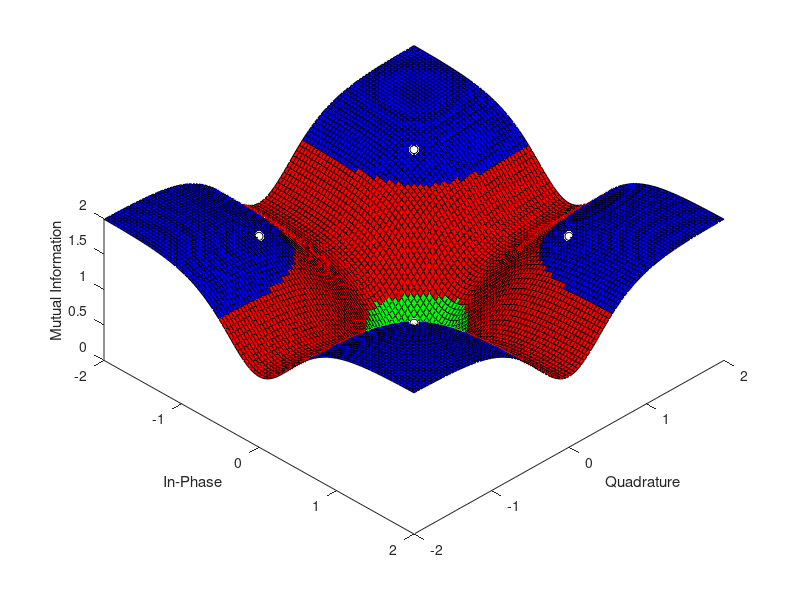

This chart was generated by the following MATLAB code:
%%%%% EQUIVOCATION QUASARS %%%%%
close all; clear all;

% Creates the QPSK symbol locations
a = [1+j -1+j -1-j 1-j];

epsilon = .5;
sigmaSquared = .5;
% for sigmaSquared = .9:.1:1
for re = -50:50         % -50:50 creates a 101 x 101 grid
    for im = -50:50
        x(re+51,im+51) = (re/25) + (im/25)*j;
    end
end
real_x = real(x);
imag_x = imag(x);

fx = zeros(4, 101, 101);
fxSum = zeros(1, 101, 101);
for loop = 1:4
    fx(loop,:,:) = (1/(2*pi*sigmaSquared))*exp((-1/(2*sigmaSquared))*abs((x-1*a(loop)).^2));
    fxSum(1, :,:) = fxSum(1, :,:) + fx(loop,:,:);
end
%fxSum = fxSum/4;

p_a = zeros(4, 101, 101);
for loop = 1:4
    p_a(loop,:,:) = fx(loop,:,:) ./ fxSum;
end

H = zeros(101, 101);
% probOfX = 1 / (101*101);
sumOfProb = zeros(101, 101);
for xCoord = -50:50
    for yCoord = -50:50
        for loop = 1:4
            sumOfProb(xCoord+51,yCoord+51) = sumOfProb(xCoord+51,yCoord+51) + p_a(loop,xCoord+51,yCoord+51)*log2(p_a(loop,xCoord+51,yCoord+51));
        end
        H((xCoord+51), (yCoord+51)) = -(sumOfProb(xCoord+51, yCoord+51));
    end
end


%%%%% Plot Equivocation
% figure();
% hold on
% plot(a,'o', 'MarkerFaceColor', 'white', 'Color', 'black'); % Need to fix where this plots on the z axis
% surface(real_x, imag_x, H);
% title("\sigma^2 = " + string(sigmaSquared));
% xlabel('real');
% ylabel('imaginary');
% zlabel('Equivocation');
% view(45, 60);
% colormap(jet);
% hold off

%%%%% Plot Mutual Information

I = 2 - H;
C(I<epsilon) = 1;
C((I>=epsilon) & (I < (1+epsilon))) = 2;
C(I>=(1+epsilon)) = 3;
C = reshape(C,size(I));

a_heights = [(I(76,76)+.01) (I(26,76)+.01) (I(26,26)+.01) (I(76,26)+.01)];

figure();
hold on
plot3(real(a), imag(a), a_heights, 'o', 'MarkerFaceColor', 'white', 'Color', 'black');
surface(real_x, imag_x, I, C);
% title("Symbol Threshold");
xlabel('In-Phase');
ylabel('Quadrature');
zlabel('Mutual Information');
view(45, 60);
colormap([0,1,0;1,0,0;0,0,1]);
saveas(gcf,'SymbolInformationGraph','epsc');
hold off

bits = zeros(101,101);

for c = 1:101
    for d = 1:101
        if (I(c,d) < epsilon)
            bits(c,d) = 2;
        else if (I(c,d) < 1+epsilon)
                bits(c,d) = 1;
            else
                bits (c,d) = 0;
            end
        end
    end
end
%%%%% Bits lost

% figure();
% hold on
% plot(a,'o', 'MarkerFaceColor', 'white', 'Color', 'black'); % Need to fix where this plots on the z axis
% surface(real_x, imag_x, bits);
% title("\sigma^2 = " + string(sigmaSquared));
% xlabel('real');
% ylabel('imaginary');
% zlabel('Bits');
% view(45, 60);
% colormap(jet);
